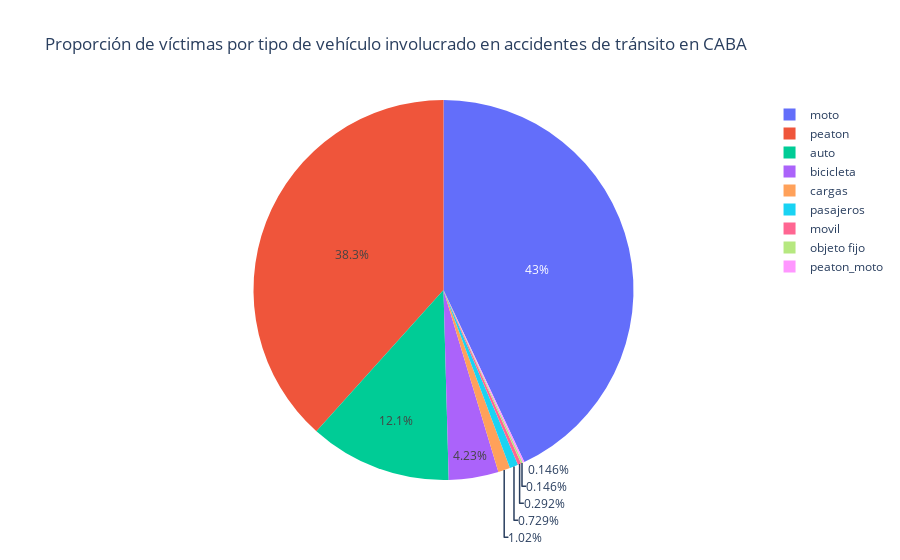

The notebook cell saved with this chart:
### Markdown cell above
## KPI 3: Proporción de víctimas por tipo de vehículo involucrado

Propondremos, mediremos y graficaremos un tercer KPI relevante para la temática: la proporción de víctimas por tipo de vehículo involucrado en accidentes de tránsito en CABA.

 Obtener la proporción de víctimas por tipo de vehículo involucrado

### Code cell
# Obtener la proporción de víctimas por tipo de vehículo involucrado
proporcion_victimas = df['VICTIMA'].value_counts(normalize=True)

# Crear el DataFrame con los datos del KPI
df_kpi3= pd.DataFrame({
    'Tipo de vehículo': proporcion_victimas.index,
    'Proporción de víctimas': proporcion_victimas.values
})

# Exportar el DataFrame a un archivo CSV
df_kpi3.to_csv(r'CleanData/kpi3.csv', index=False)

# Resto del código para crear el gráfico interactivo con Plotly
fig = go.Figure(data=[go.Pie(labels=proporcion_victimas.index, values=proporcion_victimas.values)])

fig.update_layout(
    title='Proporción de víctimas por tipo de vehículo involucrado en accidentes de tránsito en CABA',
    hovermode='closest'
)

fig.show()

print("Proporción de víctimas por tipo de vehículo involucrado en accidentes de tránsito en CABA:")
print(proporcion_victimas)

### Figure 1 — Plotly figure (JSON) as saved in the notebook; plotly's stock layout.template omitted (floating-point values rounded to 4 significant figures)
{"data": [{"labels": ["moto", "peaton", "auto", "bicicleta", "cargas", "pasajeros", "movil", "objeto fijo", "peaton_moto"], "type": "pie", "values": [0.43, 0.3834, 0.121, 0.04227, 0.0102, 0.007289, 0.002915, 0.001458, 0.001458]}], "layout": {"hovermode": "closest", "title": {"text": "Proporción de víctimas por tipo de vehículo involucrado en accidentes de tránsito en CABA"}}}
